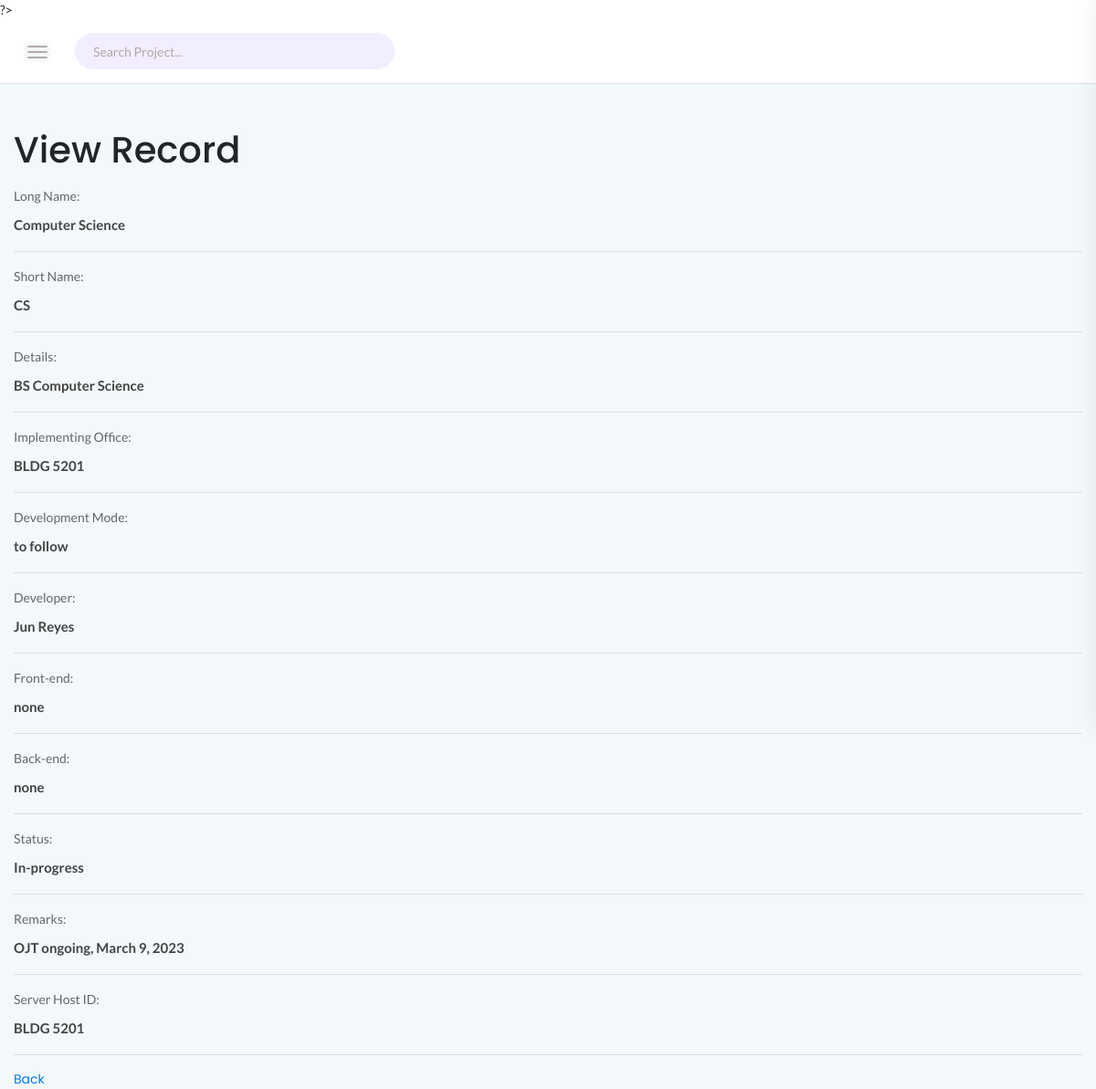
The page /tablecopy.php?id=27 on the database its author committed.
### tables this page shows
CREATE TABLE `products` (
  `product_id` int(11) NOT NULL,
  `product_name` varchar(255) NOT NULL,
  `product_sname` varchar(255) NOT NULL,
  `details` varchar(255) NOT NULL,
  `implementing_office` varchar(255) NOT NULL,
  `dev_mode` varchar(255) NOT NULL,
  `developer` varchar(255) NOT NULL,
  `frontend` varchar(255) NOT NULL,
  `backend` varchar(255) NOT NULL,
  `status` varchar(255) NOT NULL,
  `remarks` varchar(255) NOT NULL,
  `serverhid` varchar(255) NOT NULL,
  `IsDeleted` int(11) NOT NULL DEFAULT 0
);

### tablecopy.php (the view, shortened to what this page needs)
<?php
if(isset($_GET["id"]) && !empty(trim($_GET["id"]))){
    require_once "config.php";
    $sql = "SELECT * FROM products WHERE product_id = ?";
    if($stmt = mysqli_prepare($link, $sql)){
        mysqli_stmt_bind_param($stmt, "i", $param_id);
        if(mysqli_stmt_execute($stmt)){
            $result = mysqli_stmt_get_result($stmt);
            if(mysqli_num_rows($result) == 1){
                $row = mysqli_fetch_array($result, MYSQLI_ASSOC);
            } else{
                header("location: error.php");
                exit();
            }
        } else{
            echo "Oops! Something went wrong. Please try again later.";
        }
    }
} else{
    header("location: error.php");
    exit();
}
?>
</body>
</html>
<!doctype html>
<html class="no-js" lang="en">
<head>
    <link rel="stylesheet" href="assets/css/bootstrap.min.css">
    <link rel="stylesheet" href="https://cdn.jsdelivr.net/npm/bootstrap-icons@1.7.2/font/bootstrap-icons.css">
    <link rel="stylesheet" href="assets/css/font-awesome.min.css">
    <link rel="stylesheet" href="assets/css/themify-icons.css">
    <link rel="stylesheet" href="assets/css/metisMenu.css">
    <link rel="stylesheet" href="assets/css/owl.carousel.min.css">
    <link rel="stylesheet" href="assets/css/slicknav.min.css">
    <link rel="stylesheet" href="https://www.amcharts.com/lib/3/plugins/export/export.css" type="text/css" media="all" />
    <link rel="stylesheet" href="assets/css/typography.css">
    <link rel="stylesheet" href="assets/css/default-css.css">
    <link rel="stylesheet" href="assets/css/styles.css">
    <link rel="stylesheet" href="assets/css/responsive.css">
</head>
<body>
    <div class="page-container">
        <div class="main-content">
            <div class="header-area">
                <div class="row align-items-center">
                    <div class="col-md-6 col-sm-8 clearfix">
                        <div class="nav-btn pull-left">
                            <span></span>
                            <span></span>
                            <span></span>
                        </div>
                        <div class="search-box pull-left">
                            <form action="#">
                                <input type="text" name="search" placeholder="Search Project..." required>
                                <i class="ti-search"></i>
                            </form>
                        </div>
                    </div>
                    <div class="col-md-6 col-sm-4 clearfix">
                    </div>
                </div>
            </div>
          <div>
          <div class="wrapper">
        <div class="container-fluid">
            <div class="row">
                <div class="col-md-12">
                    <h1 class="mt-5 mb-3">View Record</h1>
                    <div class="form-group">
                        <label>Long Name:</label>
                        <p><b><?php echo $row["product_name"]; ?></b></p>
                        <hr>
                    </div>
                    <div class="form-group">
                        <label>Short Name:</label>
                        <p><b><?php echo $row["product_sname"]; ?></b></p>
                        <hr>
                    </div>
                    <div class="form-group">
                        <label>Details:</label>
                        <p><b><?php echo $row["details"]; ?></b></p>
                        <hr>
                    </div>
                    <div class="form-group">
                        <label>Implementing Office:</label>
                        <p><b><?php echo $row["implementing_office"]; ?></b></p>
                        <hr>
                    </div>
                    <div class="form-group">
                        <label>Development Mode:</label>
                        <p><b><?php echo $row["dev_mode"]; ?></b></p>
                        <hr>
                    </div>
                    <div class="form-group">
                        <label>Developer:</label>
                        <p><b><?php echo $row["developer"]; ?></b></p>
                        <hr>
                    </div>
                    <div class="form-group">
                        <label>Front-end:</label>
                        <p><b><?php echo $row["frontend"]; ?></b></p>
                        <hr>
                    </div>
                    <div class="form-group">
                        <label>Back-end:</label>
                        <p><b><?php echo $row["backend"]; ?></b></p>
                        <hr>
                    </div>
                    <div class="form-group">
                        <label>Status:</label>
                        <p><b><?php echo $row["status"]; ?></b></p>
                        <hr>
                    </div>
                    <div class="form-group">
                        <label>Remarks:</label>
                        <p><b><?php echo $row["remarks"]; ?></b></p>
                        <hr>
                    </div>
                    <div class="form-group">
                        <label>Server Host ID:</label>
                        <p><b><?php echo $row["serverhid"]; ?></b></p>
                        <hr>
                    </div>
                    <a href="table.php" class="button-submit">Back</a>
                </div>
            </div>
        </div>
    </div>
    </div>
</body>
</html>

### assets/css/styles.css (style rules this page uses)
.page-container { width: 100%; height: 100%; min-height: 100vh; padding-left: 280px; -webkit-transition: padding-left 0.3s ease 0s; transition: padding-left 0.3s ease 0s; }
.main-content { width: 100%; background: #F3F8FB; }
.header-area { padding: 15px 30px; background: #fff; border-bottom: 1px solid #d8e3e7; }
.nav-btn { margin-right: 30px; margin-top: 10px; cursor: pointer; }
.nav-btn span { display: block; width: 22px; height: 2px; background: #b3aaaa; margin: 4px 0; border-radius: 15px; -webkit-transition: all 0.3s ease 0s; transition: all 0.3s ease 0s; box-shadow: 0 0 0 4px rgba(99, 96, 96, 0.03); }
.search-box form { position: relative; }
.search-box input { width: 350px; border-radius: 33px; border: none; height: 40px; padding-left: 20px; padding-right: 40px; letter-spacing: 0; background: #f3eeff; }
.search-box form i { position: absolute; right: 21px; top: 14px; font-size: 14px; color: #b1a7a7; }
label { font-weight: 500; color: #666; display: inline-block; margin-bottom: 8px; margin-bottom: .5rem; }

### assets/css/responsive.css (style rules this page uses)
@media (min-width: 1200px) and (max-width: 1364px) { .page-container, .sbar_collapsed.page-container { padding-left: 0; } }

### tablecopy.php (style rules this page uses)
body { background-image: url('image1.jpg'); }

### rows shown on the page
products: product_name "Computer Science", product_sname "CS", details "BS Computer Science", implementing_office "BLDG 5201", dev_mode "to follow", developer "Jun Reyes", frontend "none", backend "none", status "In-progress", remarks "OJT ongoing, March 9, 2023", serverhid "BLDG 5201"
